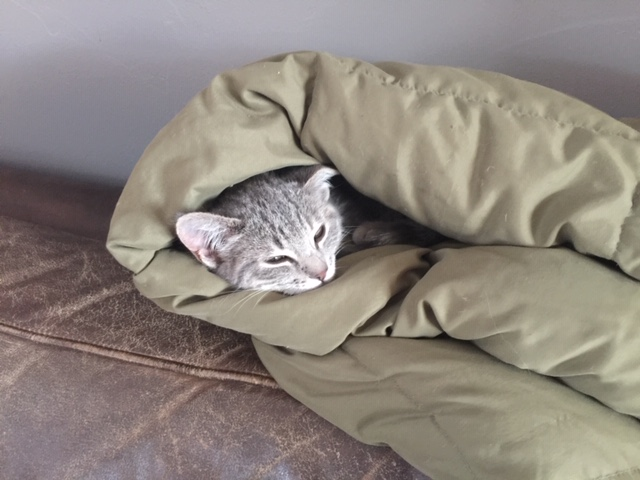
%> input picture Programs/Ash.JPG, 640 x 480 px
$ octave FFT_2D_image.m   (GNU Octave 9; MATLAB toolbox functions it lacks are replaced by stand-ins)
%> lines starting %> are read from the running program, lines starting %| are printed output that depends on the picture
% Like for 1D signals, it's possible to filter images by applying a
% Fourier transformation (fft2), multiplying with a filter in the frequency
% domain,and transforming back into the space domain. Here is how you
% can apply high- or low-pass filters to an image with Matlab:
% Adapted from(
% https://riptutorial.com/matlab/example/19910/filtering-using-a-2d-fft)
clear; clc

% load and visualize image
myimg=imread('Ash.JPG');
%> myimg is the input picture: size 480x640x3 uint8; mean R, G, B 142.8, 134.4, 126.8
figure(1);clf(1)
subplot(2,2,1)
imshow(myimg)
title('Original Image')

%spatial frequency mapped from the center to the edges with fftshift
ft = fftshift(fft2(myimg));% fftshift is used shift the quadrants of the
%FFT around to see the lowest frequencies in the center of the plot.
subplot(2,2,2)
imshow(real(ft))
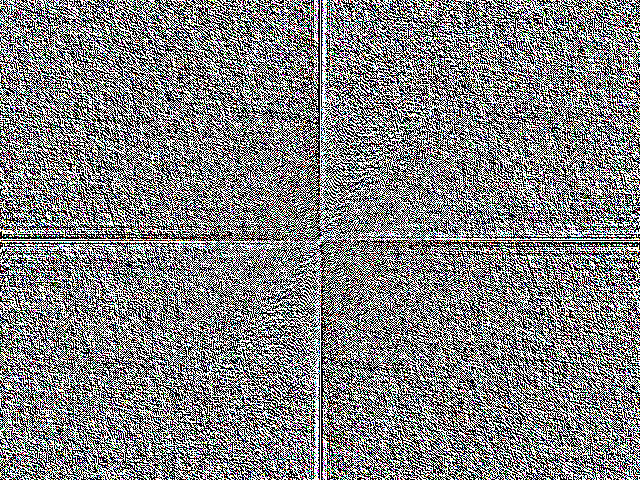
%> displayed picture: size 480x640x3, on the screen's scale of 0 to 255; mean R, G, B 128.9, 129.3, 129.5
title('Spacial Frequency')

% generate disc-shaped binary mask
[x,y,~] = size(ft);
%> x = 480; y = 640
D = 10; % radius  % adjust this number to change mask
mask = fspecial('disk', max(1e-16,D)) == 0;
mask = imresize(padarray(mask, [floor((x/2)-D) floor((y/2)-D)]...
                                    , 1, 'both'), [x y]);

% Mask freq domain image
masked_ft = ft .* mask;
subplot(2,2,3)
imshow(real(masked_ft))
title(['Masked FFT= ',num2str(D)])

% Inverse Fourier to see filtered image data
filtered_image = ifft2(ifftshift(masked_ft), 'symmetric');
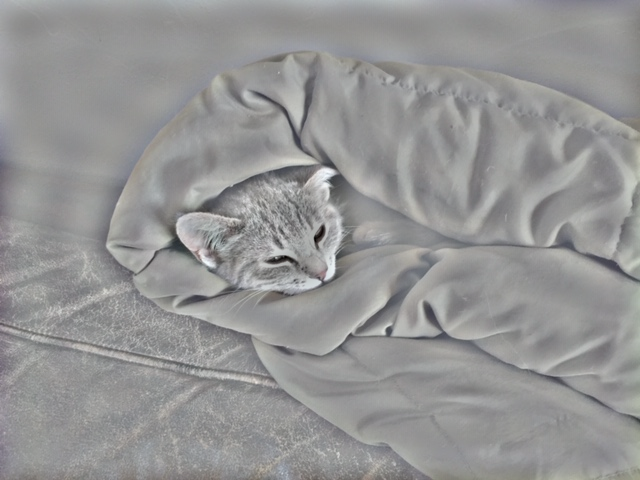
%> filtered_image: size 480x640x3 double; mean R, G, B 0, 0, 0; drawn with min black and max white
subplot(2,2,4)
imshow(uint8(filtered_image))
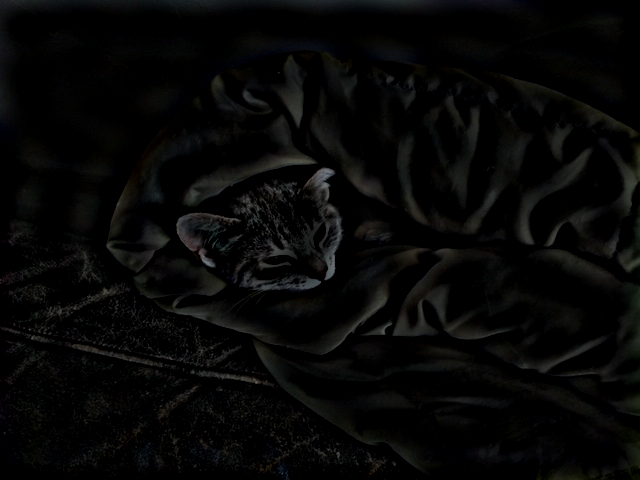
%> displayed picture: size 480x640x3, on the screen's scale of 0 to 255; mean R, G, B 6.7, 6.9, 6.4
title('Filtered Image')
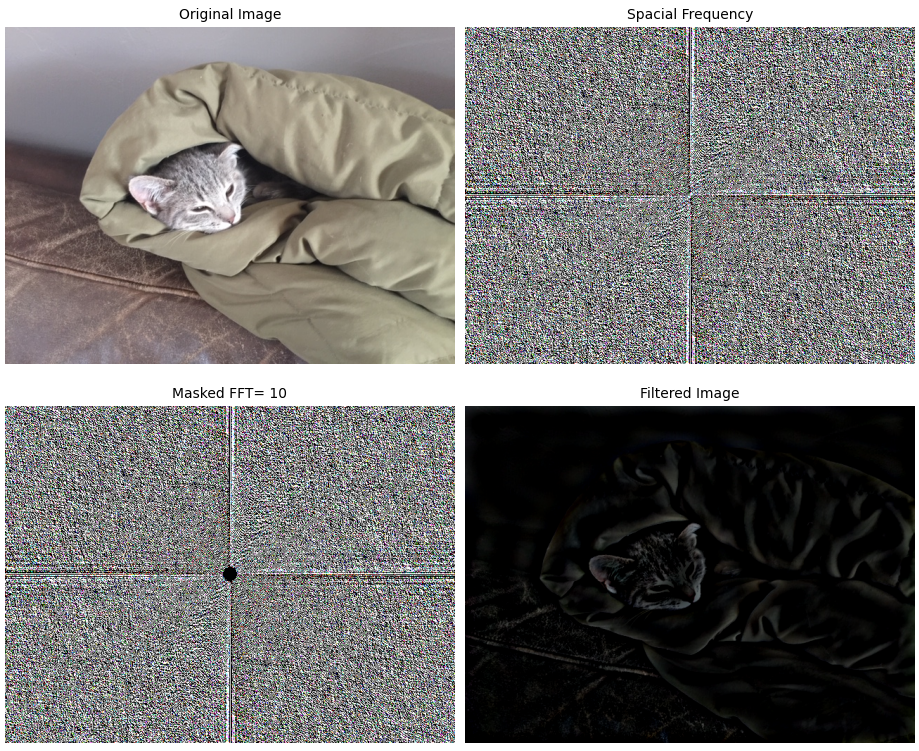
%> figure redrawn from the program's plot data, 4 panels
